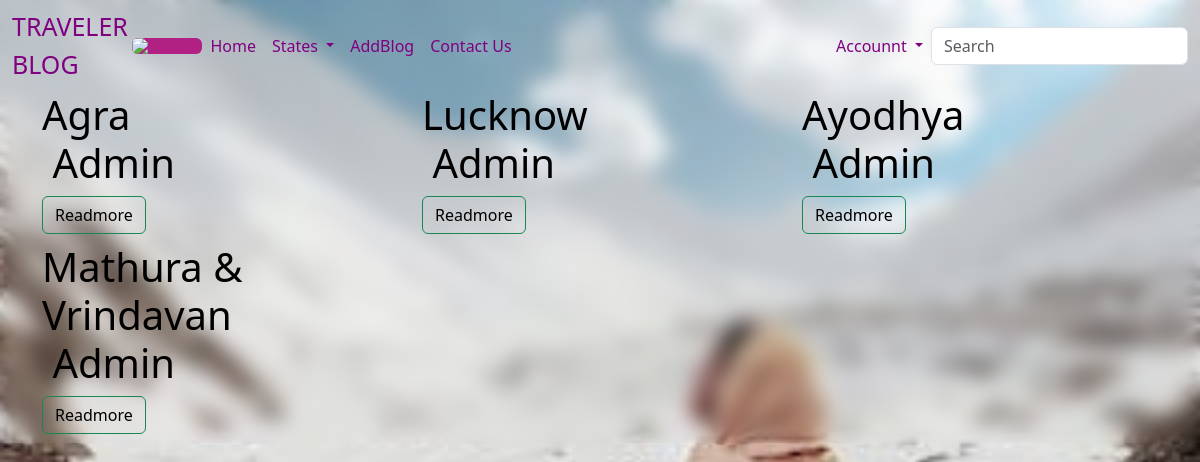
Screenshot of /state/uttarpradesh with the database file from the repository.
### blogapp/models.py (models this page shows, shortened)
class Blog(models.Model):
    title=models.CharField(max_length=255)
    image=CloudinaryField('image')
    description=RichTextField(blank=True,null=True)
    places = models.ForeignKey(Categorie,on_delete=models.CASCADE)
    hotel =models.ForeignKey(Hotel,on_delete=models.CASCADE)
    created_by=models.CharField(max_length=255)
    created_on=models.DateTimeField(auto_now_add=True)

### blogapp/views.py (the view)
# urls.py: path('state/<str:s>',states,name='show')
def states(request,s):
    print(s)
    a=Categorie.objects.get(Places__exact=s)
    print(a)
    b=Blog.objects.filter(places__exact=a)
    return render(request,'career.html',{'a':a,'b':b})

### blogapp/models.py (called while the page is built)
    def __str__(self,):
        return self.Places

### blogapp/templates/career.html (shortened to what this page needs)
{% extends 'base.html' %} {% block content %}
<div class="container">
  <div class="row">
    {% for i in b %}
    <div class="col-lg-4">
      <h1 class="h1"> {{i.title}}
      <br>
      {{i.created_by}}
      <br><a href="{% url 'rmore' i.id %}" class="btn btn-outline-success">Readmore</a><br>
    </div>
    {% endfor %}
  </div>
</div>
{% endblock %}

### blogapp/templates/career.html (style rules this page uses)
.h1 { color: black; }

### rows the page displays
Blog: title "Agra", created_by "Admin"
Blog: title "Lucknow", created_by "Admin"
Blog: title "Ayodhya", created_by "Admin"
Blog: title "Mathura & Vrindavan", created_by "Admin"
